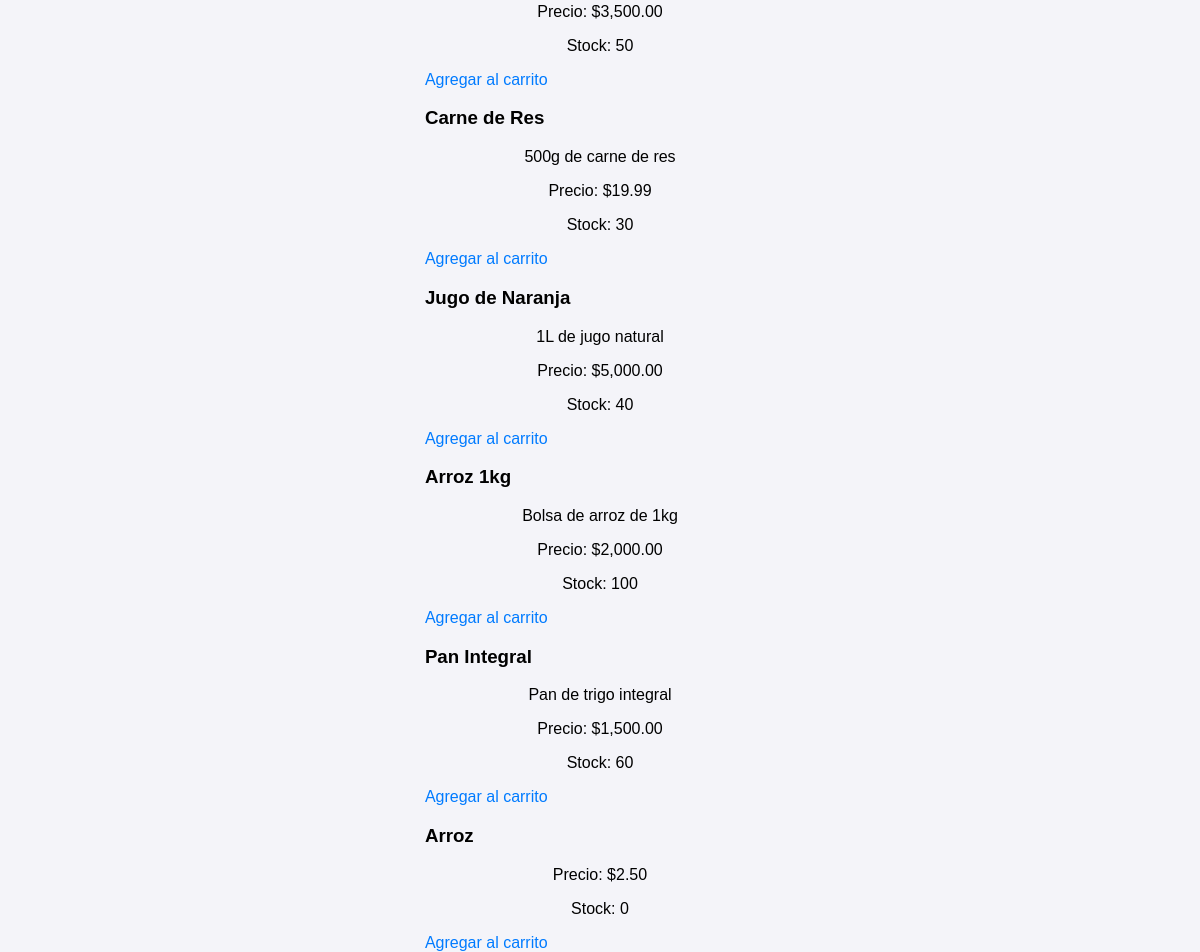
/catalogo.php, run on the app's committed database.
### tables this page shows
CREATE TABLE `productos` (
  `id` int(11) NOT NULL,
  `nombre` varchar(100) NOT NULL,
  `descripcion` text DEFAULT NULL,
  `precio` decimal(10,2) NOT NULL,
  `cantidad` int(11) NOT NULL,
  `id_categoria` int(11) DEFAULT NULL,
  `id_proveedor` int(11) DEFAULT NULL,
  `fecha_agregado` timestamp NOT NULL DEFAULT current_timestamp(),
  `categoria` varchar(100) DEFAULT NULL,
  `stock` int(11) DEFAULT NULL
);

### catalogo.php (the view, shortened to what this page needs)
<?php
include 'db.php';
$stmt = $conexion->query("SELECT * FROM productos");
$productos = $stmt->fetchAll();
?>
<!DOCTYPE html>
<html lang="es">
<head>
    <link rel="stylesheet" href="estilos.css">
</head>
<body>
    <div class="container">
        <div class="productos">
            <?php foreach ($productos as $producto): ?>
                <div class="producto">
                    <h3><?php echo $producto['nombre']; ?></h3>
                    <p><?php echo $producto['descripcion']; ?></p>
                    <p>Precio: $<?php echo number_format($producto['precio'], 2); ?></p>
                    <p>Stock: <?php echo $producto['cantidad']; ?></p>
                    <a href="agregar_al_carrito.php?id=<?php echo $producto['id']; ?>">Agregar al carrito</a>
                </div>
            <?php endforeach; ?>
        </div>
    </div>
</body>
</html>

### estilos.css (style rules this page uses)
body { font-family: Arial, sans-serif; background-color: #f4f4f9; display: flex; justify-content: center; align-items: center; height: 100vh; margin: 0; }
p { text-align: center; }
a { color: #007bff; text-decoration: none; }

### data on the page
productos: precio "3,500.00", cantidad "50"
productos: nombre "Carne de Res", descripcion "500g de carne de res", precio "19.99", cantidad "30"
productos: nombre "Jugo de Naranja", descripcion "1L de jugo natural", precio "5,000.00", cantidad "40"
productos: nombre "Arroz 1kg", descripcion "Bolsa de arroz de 1kg", precio "2,000.00", cantidad "100"
productos: nombre "Pan Integral", descripcion "Pan de trigo integral", precio "1,500.00", cantidad "60"
productos: nombre "Arroz", precio "2.50", cantidad "0"
